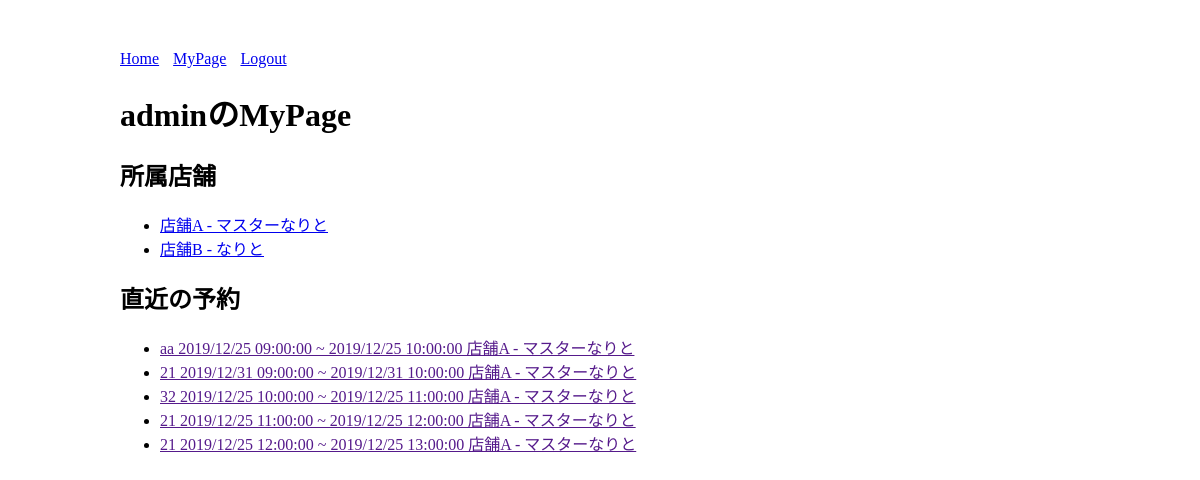
/mypage/ (signed in), run on an earlier commit of the app's database.
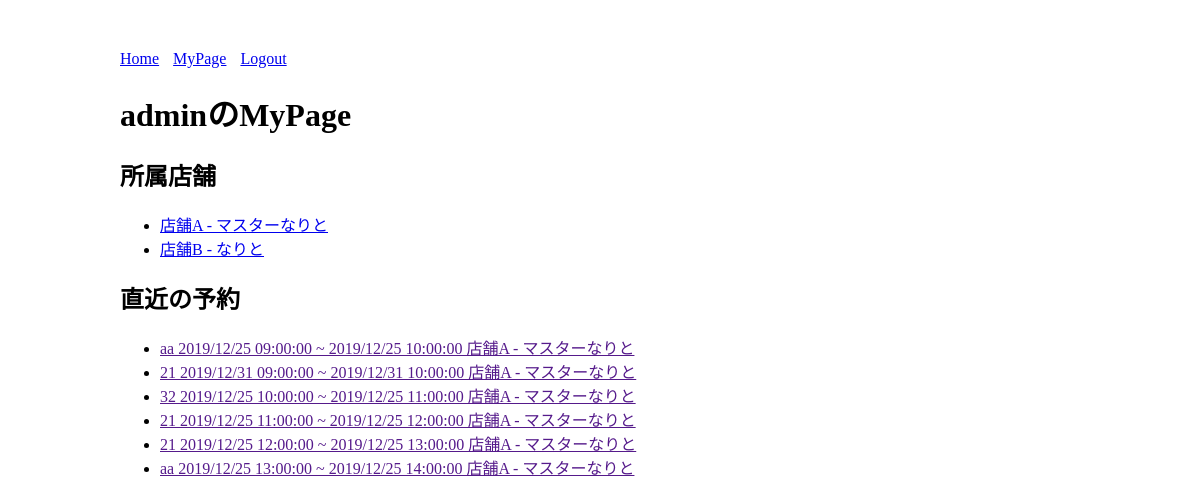
And on a later commit of the database.
### booking/models.py (models this page shows, shortened)
class Staff(models.Model):
    name = models.CharField('表示名', max_length=50)
    user = models.ForeignKey(
        settings.AUTH_USER_MODEL, verbose_name='ログインユーザー', on_delete=models.CASCADE
    )
    store = models.ForeignKey(Store, verbose_name='店舗', on_delete=models.CASCADE)
    class Meta:
        constraints = [
            models.UniqueConstraint(fields=['user', 'store'], name='unique_staff'),
        ]
    def __str__(self):
        return f'{self.store.name} - {self.name}'

class Store(models.Model):
    name = models.CharField('店名', max_length=255)

class Schedule(models.Model):
    start = models.DateTimeField('開始時間')
    end = models.DateTimeField('終了時間')
    name = models.CharField('予約者名', max_length=255)
    staff = models.ForeignKey('Staff', verbose_name='施術者', on_delete=models.CASCADE)
    def __str__(self):
        start = timezone.localtime(self.start).strftime('%Y/%m/%d %H:%M:%S')
        end = timezone.localtime(self.end).strftime('%Y/%m/%d %H:%M:%S')
        return f'{self.name} {start} ~ {end} {self.staff}'

### booking/views.py (the view)
# urls.py: path('mypage/', views.MyPage.as_view(), name='my_page'),
class MyPage(LoginRequiredMixin, generic.TemplateView):
    template_name = 'booking/my_page.html'
    def get_context_data(self, **kwargs):
        context = super().get_context_data(**kwargs)
        context['staff_list'] = Staff.objects.filter(user=self.request.user)
        context['schedule_list'] = Schedule.objects.filter(staff__user=self.request.user)
        return context

### booking/templates/booking/my_page.html
{% extends 'booking/base.html' %}
{% block content %}
    <h1>{{ user.username }}のMyPage</h1>
    <h2>所属店舗</h2>
    <ul>
        {% for staff in staff_list %}
            <li><a href="{% url 'booking:my_page_calendar' staff.pk %}">{{ staff }}</a></li>
        {% empty %}
            <li>まだ店舗がありません。</li>
        {% endfor %}
    </ul>
    <h2>直近の予約</h2>
    <ul>
        {% for schedule in schedule_list %}
            <li><a href="">{{ schedule }}</a></li>
        {% empty %}
            <li>予約はありません。</li>
        {% endfor %}
    </ul>
{% endblock %}

### booking/templates/booking/base.html (shortened to what this page needs)
<!DOCTYPE html>
<html lang="ja">
<head>
</head>
<body>
<nav>
    <a href="{% url 'booking:store_list' %}">Home</a>
    {% if user.is_authenticated %}
        <a href="{% url 'booking:my_page' %}">MyPage</a>
        <a href="{% url 'admin:logout' %}">Logout</a>
    {% else %}
        <a href="{% url 'admin:login' %}">Login</a>
    {% endif %}
</nav>
{% block content %}{% endblock %}
</body>
</html>

### booking/templates/booking/base.html (style rules this page uses)
body { width: 960px; margin: 0 auto; padding-top: 50px; }
nav > a { margin-right: 10px; }

What changed in the data, as far as the page shows it:
added Schedule: start+end+name "aa 2019/12/25 13:00:00 ~ 2019/12/25 14:00:00 店舗A - マスターなりと"
